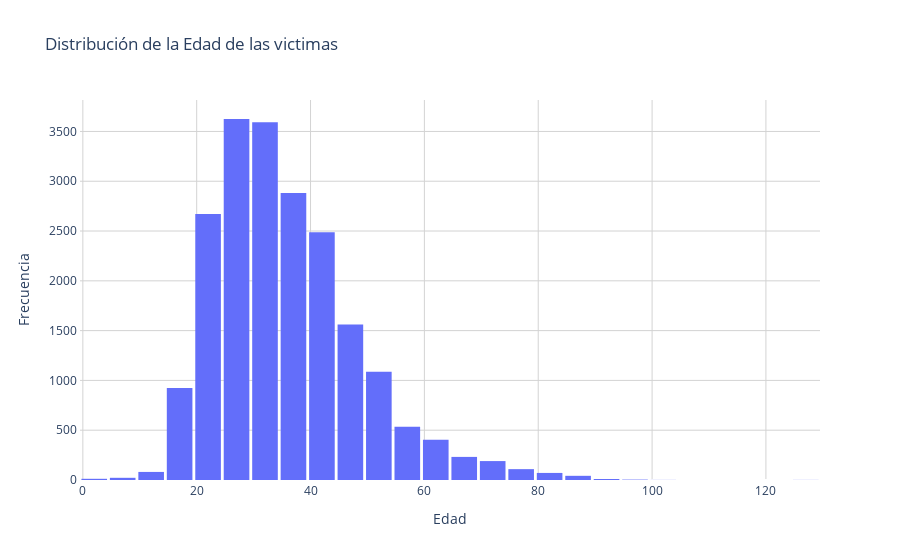

The cell this chart's notebook holds for it:
### Markdown cell above
## Distribuccion de edad de las victimas

### Code cell
import plotly.express as px

fig = px.histogram(l_2021, x="edad_persona_en_situacion_de_violencia", nbins=30, title="Distribución de la Edad de las victimas")

fig.update_layout(
    xaxis_title="Edad",
    yaxis_title="Frecuencia",
    bargap=0.1,
    plot_bgcolor="white",
    xaxis=dict(
        showline=True,
        showgrid=True,
        gridcolor="lightgrey",
    ),
    yaxis=dict(
        showline=True,
        showgrid=True,
        gridcolor="lightgrey",
    )
)

fig.show()

### Figure 1 — Plotly figure (JSON) as saved in the notebook; plotly's stock layout.template omitted (floating-point values rounded to 4 significant figures; data arrays with more than 128 entries replaced by an {"elided": "..."} marker saying what was removed)
{"data": [{"alignmentgroup": "True", "bingroup": "x", "hovertemplate": "edad_persona_en_situacion_de_violencia=%{x}<br>count=%{y}<extra></extra>", "legendgroup": "", "marker": {"color": "#636efa", "pattern": {"shape": ""}}, "name": "", "nbinsx": 50, "offsetgroup": "", "orientation": "v", "showlegend": false, "type": "histogram", "x": {"elided": "25301 int values"}, "xaxis": "x", "yaxis": "y"}], "layout": {"bargap": 0.1, "barmode": "relative", "legend": {"tracegroupgap": 0}, "plot_bgcolor": "white", "title": {"text": "Distribución de la Edad de las victimas"}, "xaxis": {"anchor": "y", "domain": [0, 1], "gridcolor": "lightgrey", "showgrid": true, "showline": true, "title": {"text": "Edad"}}, "yaxis": {"anchor": "x", "domain": [0, 1], "gridcolor": "lightgrey", "showgrid": true, "showline": true, "title": {"text": "Frecuencia"}}}}
